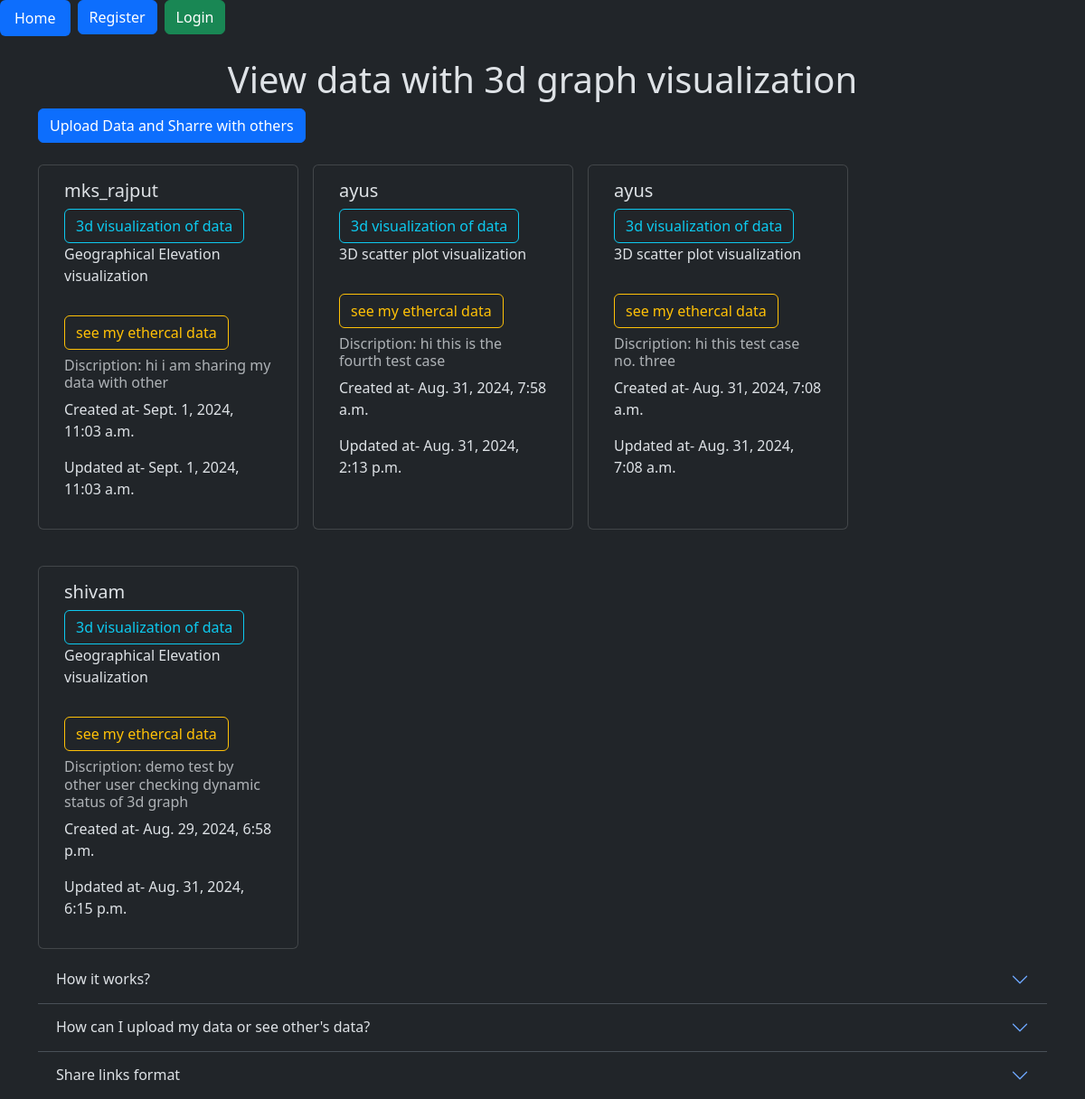
/share/, run on the app's committed database.
### share/models.py (models this page shows, shortened)
class share(models.Model):
    ltype=[('Geo','Geographical Elevation visualization'),
           ('3d','3D scatter plot visualization')]
    user=models.ForeignKey(User,on_delete=models.CASCADE)
    text=models.TextField(max_length=240)
    created_at=models.DateTimeField(auto_now_add=True)
    link = models.URLField(max_length=200)
    updated_at=models.DateTimeField(auto_now=True)
    type_of_link=models.CharField(max_length=100,choices=ltype,default='3d')

### share/views.py (the view)
# urls.py: path('',views.share_list,name='share_list'),
def share_list(request):
    shares=share.objects.all().order_by('-created_at')
    return render(request,'tweet_list.html',{'shares':shares})

### share/templates/tweet_list.html (shortened to what this page needs)
{% extends "layout.html" %}
{% block content %}
<h1 class="text-center  mt-4">View data with 3d graph visualization</h1>
<a class="btn btn-primary" href="{% url 'share_create' %}">Upload Data and Sharre with others</a>
<div class="container row gap-3">
    {% for share in shares %}
    <div class="card mt-4" style="width: 18rem;">
        <div class="card-body">
          <h5 class="card-title">{{share.user.username}}</h5>
          <a href="{% url 'see_data' share.id %}" class="btn btn-outline-info" >3d visualization of data</a>
          <br>
          {% if share.type_of_link == '3d' %}
          <p>3D scatter plot visualization</p>
          {% elif share.type_of_link == 'Geo' %}
          <p>Geographical Elevation visualization</p>
          {% endif %}
          <a href={{share.link}} class="btn btn-outline-warning mt-3" >see my ethercal data</a>
          <h6 class="card-subtitle mb-2 mt-2 text-body-secondary">Discription:  {{share.text}}</h6>
          <p>Created at- {{share.created_at}}</p>
          <p>Updated at- {{share.updated_at}}</p>
        </div>
      </div>
    {% endfor %}
</div>
<div class="accordion accordion-flush mt-2" id="accordionFlushExample">
  <div class="accordion-item">
    <h2 class="accordion-header">
      <button class="accordion-button collapsed" type="button" data-bs-toggle="collapse" data-bs-target="#flush-collapseOne" aria-expanded="false" aria-controls="flush-collapseOne">
        How it works?
      </button>
    </h2>
  </div>
  <div class="accordion-item">
    <h2 class="accordion-header">
      <button class="accordion-button collapsed" type="button" data-bs-toggle="collapse" data-bs-target="#flush-collapseTwo" aria-expanded="false" aria-controls="flush-collapseTwo">
        How can I upload my data or see other's data?
      </button>
    </h2>
  </div>
  <div class="accordion-item">
    <h2 class="accordion-header">
      <button class="accordion-button collapsed" type="button" data-bs-toggle="collapse" data-bs-target="#flush-collapseTwo" aria-expanded="false" aria-controls="flush-collapseTwo">
        Share links format
      </button>
    </h2>
  </div>
</div>
{% endblock %}

### templates/layout.html (shortened to what this page needs)
{% load static %}
<!DOCTYPE html>
<html lang="en" data-bs-theme="dark">
<head>
    <link href="https://cdn.jsdelivr.net/npm/bootstrap@5.3.3/dist/css/bootstrap.min.css" rel="stylesheet">
</head>
<body>
    <ul class="nav nav-pills">
        <li class="nav-item">
          <a class="nav-link active" aria-current="page" href="{% url 'share_list'%}"> Home</a>
          {% if user.is_authenticated%}
          <form method="post" action="{% url 'logout'%}">
            {% csrf_token %}
            <button class="btn btn-danger mt-2" type=submit>Logout</button>
          </form>
          {% else%}
          <li class="nav-item ms-2">
            <a class="btn btn-primary" href="{% url 'register'%}">Register</a>
          </li>
          <li class="nav-item ms-2">
            <a class="btn btn-success" href="{% url 'login'%}">Login</a>
          </li>
          {% endif%}
        </li>
      </ul>
    <div class="container">
        {% block content %}
        {% endblock %}
    </div>
</body>
</html>

### data on the page
share: user.username "mks_rajput", type_of_link "Geographical Elevation visualization", text "hi i am sharing my data with other", created_at "Sept. 1, 2024, 11:03 a.m.", updated_at "Sept. 1, 2024, 11:03 a.m."
share: user.username "ayus", type_of_link "3D scatter plot visualization", text "hi this is the fourth test case", created_at "Aug. 31, 2024, 7:58 a.m.", updated_at "Aug. 31, 2024, 2:13 p.m."
share: user.username "ayus", type_of_link "3D scatter plot visualization", text "hi this test case no. three", created_at "Aug. 31, 2024, 7:08 a.m.", updated_at "Aug. 31, 2024, 7:08 a.m."
share: user.username "shivam", type_of_link "Geographical Elevation visualization", text "demo test by other user checking dynamic status of 3d graph", created_at "Aug. 29, 2024, 6:58 p.m.", updated_at "Aug. 31, 2024, 6:15 p.m."
